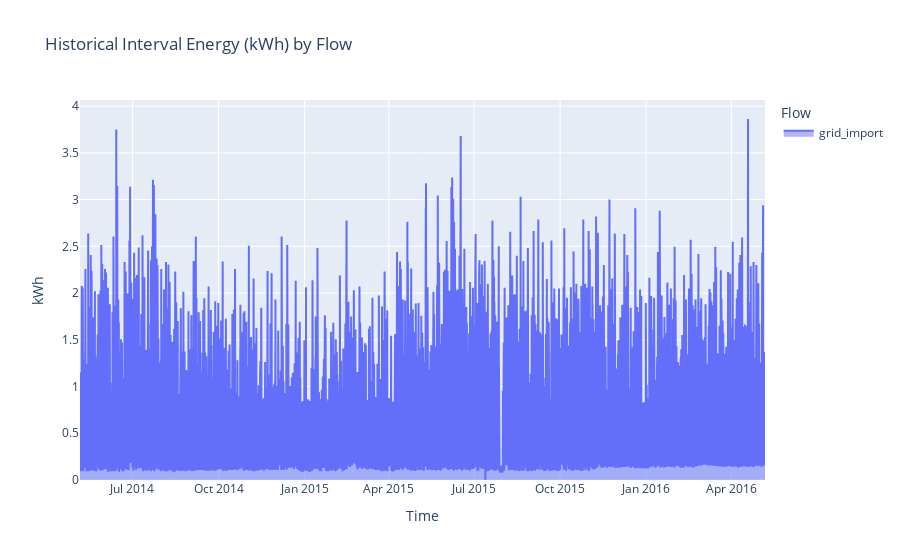

Notebook code cell kept with this figure:
### Markdown cell above
# Visualisations

### Code cell
hist = (
    df.reset_index()[["t_start","flow","kwh"]]
      .sort_values("t_start")
)

fig = px.area(
    hist, x="t_start", y="kwh", color="flow",
    title="Historical Interval Energy (kWh) by Flow",
    labels={"t_start":"Time", "kwh":"kWh"}
)
fig.update_layout(legend_title_text="Flow", hovermode="x unified")
fig.show()

### Figure 1 — Plotly figure (JSON) as saved in the notebook; plotly's stock layout.template omitted (floating-point values rounded to 4 significant figures; data arrays with more than 128 entries replaced by an {"elided": "..."} marker saying what was removed)
{"data": [{"fillpattern": {"shape": ""}, "hovertemplate": "flow=grid_import<br>Time=%{x}<br>kWh=%{y}<extra></extra>", "legendgroup": "grid_import", "line": {"color": "#636efa"}, "marker": {"symbol": "circle"}, "mode": "lines", "name": "grid_import", "orientation": "v", "showlegend": true, "stackgroup": "1", "type": "scatter", "x": {"elided": "35136 str values"}, "xaxis": "x", "y": {"elided": "35136 float values"}, "yaxis": "y"}], "layout": {"hovermode": "x unified", "legend": {"title": {"text": "Flow"}, "tracegroupgap": 0}, "title": {"text": "Historical Interval Energy (kWh) by Flow"}, "xaxis": {"anchor": "y", "domain": [0, 1], "title": {"text": "Time"}}, "yaxis": {"anchor": "x", "domain": [0, 1], "title": {"text": "kWh"}}}}
